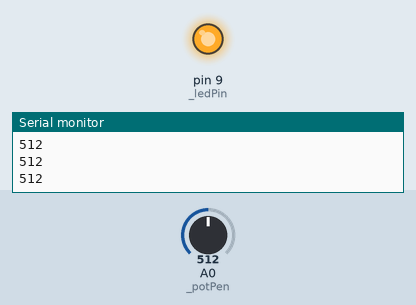
Recording of a sketch running on a simulated Arduino Uno, built with avr-gcc and run on an emulated ATmega328P. Parts: output pins drawn as LEDs (lit = HIGH), the last lines printed to the serial monitor. The test bench sets the inputs (shaded band); at power-on: A0 (_potPen) = 512.

Above: at 1.3 s.
1.4 s: A0 (_potPen) set to 0
At 1.65 s:
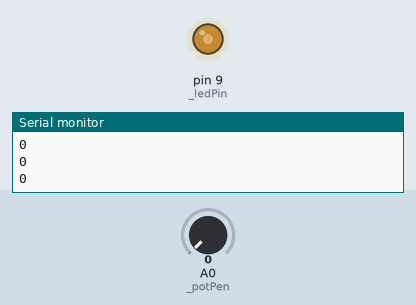
4.5 s: A0 (_potPen) set to 11
7.6 s: A0 (_potPen) set to 16
At 7.79 s:
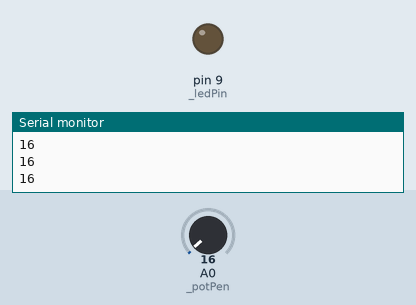
Timing chart, 0 to 16.7 s (numbered marks = the images above; inputs shaded):
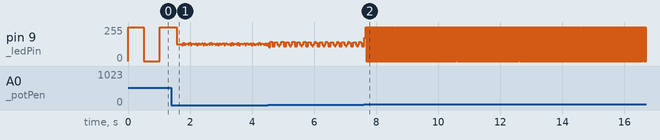

Measured:
- the behaviour switches between 13 and 14 on A0 (_potPen) (found by bisection; images 1 and 2)
- by itself, pin 9 (_ledPin): repeats every 0.03 s: 255/255 0.02 s, 0/255 0.02 s

The sketch:

blinkRate.ino
```cpp
int _potPen = A0;
int _ledPin = 9;
int _readValue;
int _outputValue = 0;
int _blink = 0;


void setup() {
  pinMode(_potPen, INPUT);
  pinMode(_ledPin, OUTPUT);
  Serial.begin(9600);
}

void loop() {
  _readValue = analogRead(_potPen);

  Serial.println(_readValue);
  if( _blink == 0)
  {
    analogWrite(_ledPin, 255);
    _blink = 255;
  }
  else
  {
    analogWrite(_ledPin, 0);
    _blink = 0;
  }

  delay(_readValue);

}
```
